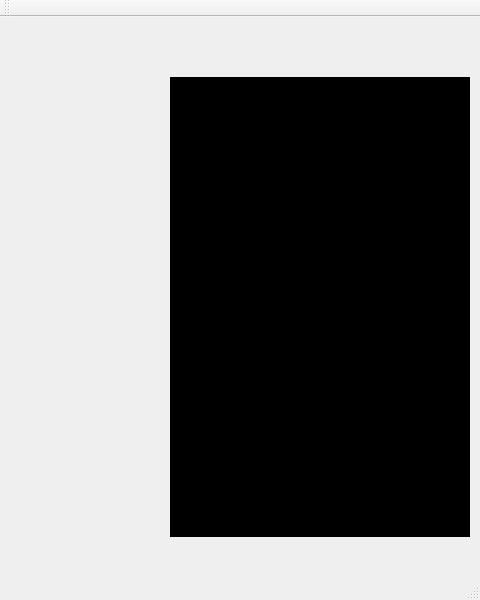
<?xml version="1.0" encoding="UTF-8"?>
<ui version="4.0">
 <class>MainWindow</class>
 <widget class="QMainWindow" name="MainWindow">
  <property name="geometry">
   <rect>
    <x>0</x>
    <y>0</y>
    <width>480</width>
    <height>600</height>
   </rect>
  </property>
  <property name="minimumSize">
   <size>
    <width>0</width>
    <height>0</height>
   </size>
  </property>
  <property name="maximumSize">
   <size>
    <width>1000</width>
    <height>1000</height>
   </size>
  </property>
  <property name="sizeIncrement">
   <size>
    <width>500</width>
    <height>500</height>
   </size>
  </property>
  <property name="windowTitle">
   <string>MainWindow</string>
  </property>
  <widget class="QWidget" name="centralWidget">
   <widget class="text" name="textEdit">
    <property name="geometry">
     <rect>
      <x>170</x>
      <y>60</y>
      <width>300</width>
      <height>460</height>
     </rect>
    </property>
    <property name="minimumSize">
     <size>
      <width>0</width>
      <height>0</height>
     </size>
    </property>
    <property name="maximumSize">
     <size>
      <width>1000</width>
      <height>1000</height>
     </size>
    </property>
    <property name="styleSheet">
     <string notr="true">background-color: rgb(0, 0, 0);
color: rgb(255, 255, 255);</string>
    </property>
   </widget>
  </widget>
  <widget class="QMenuBar" name="menuBar">
   <property name="geometry">
    <rect>
     <x>0</x>
     <y>0</y>
     <width>480</width>
     <height>26</height>
    </rect>
   </property>
  </widget>
  <widget class="QToolBar" name="mainToolBar">
   <attribute name="toolBarArea">
    <enum>TopToolBarArea</enum>
   </attribute>
   <attribute name="toolBarBreak">
    <bool>false</bool>
   </attribute>
  </widget>
  <widget class="QStatusBar" name="statusBar"/>
 </widget>
 <layoutdefault spacing="6" margin="11"/>
 <customwidgets>
  <customwidget>
   <class>text</class>
   <extends>QTextEdit</extends>
   <header location="global">text.h</header>
  </customwidget>
 </customwidgets>
 <resources/>
 <connections/>
</ui>
